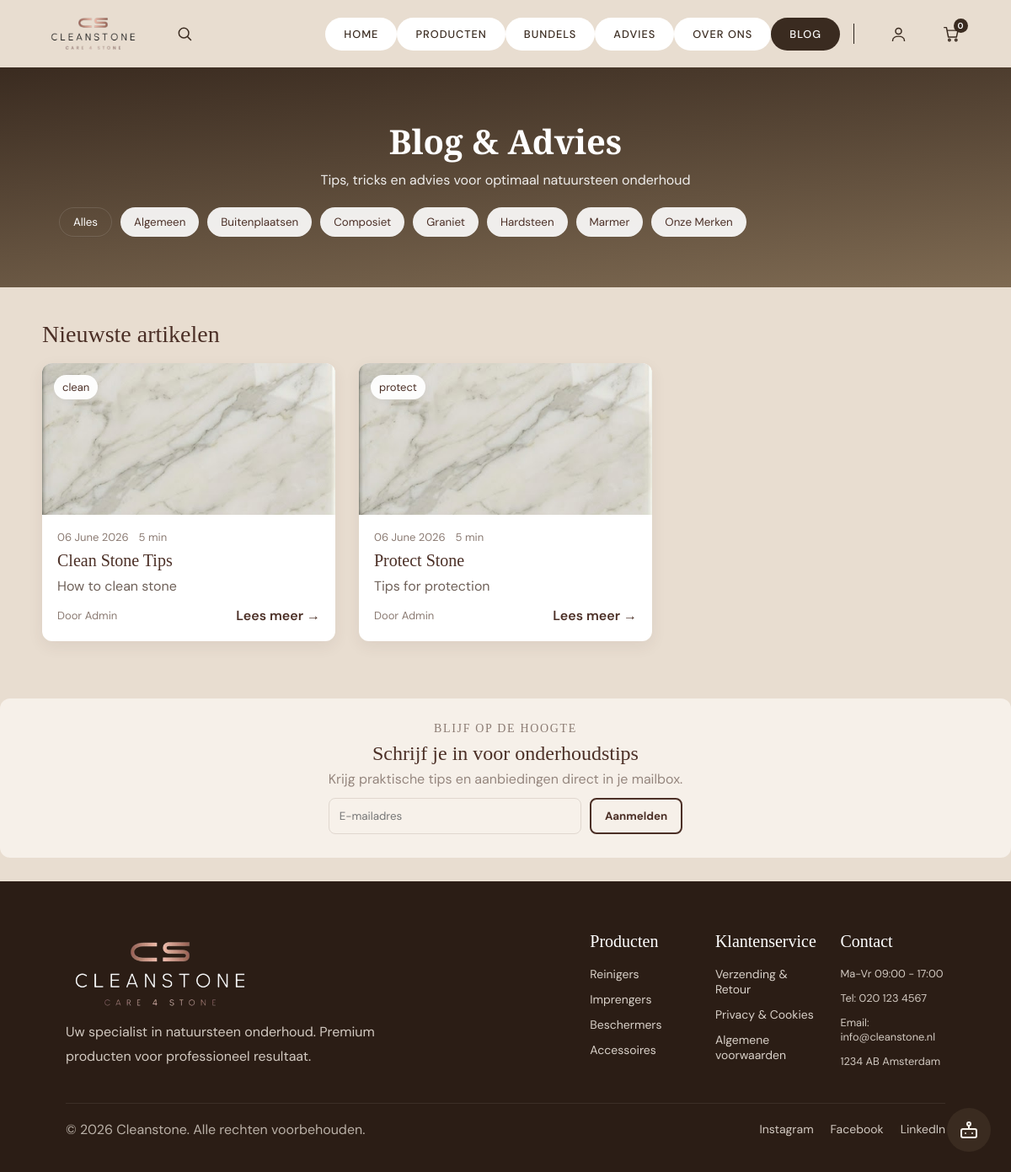
Page /blog on the committed database.
### tables this page shows
CREATE TABLE `blog` (
                        `blog_id` int(11) NOT NULL,
                        `title` varchar(45) NOT NULL,
                        `article` text NOT NULL,
                        `arthor` varchar(45) NOT NULL,
                        `tag` varchar(45) NOT NULL,
                        `date` timestamp NOT NULL DEFAULT current_timestamp(),
                        `image` varchar(255) DEFAULT NULL,
                        `excerpt` varchar(255) DEFAULT NULL
);

### controllers/BlogController.php (called while the page is built, shortened)
<?php
require_once __DIR__ . '/../repositories/BlogRepository.php';
class BlogController
{
    private BlogRepository $blogRepository;
    public function __construct($router)
    {
        $this->blogRepository = new BlogRepository();
    }
    public function pageBlog(): void
    {
        $blogs = $this->blogRepository->getAllPosts();
        $blogThemes = array_column($this->blogRepository->getBlogTags(), 'name');
        require __DIR__ . '/../public/blog.php';
    }
}

### index.php (called while the page is built, shortened)
<?php
require_once __DIR__ . '/Router.php';
$router = new Router();
$router->dispatch();

### config/db_config.php (called while the page is built)
<?php
return [
    'servername' => getenv('DB_HOST'),
    'username'   => getenv('DB_USER'),
    'password'   => getenv('DB_PASS'),
    'dbname'     => getenv('DB_NAME')
];

### controllers/DatabaseController.php (called while the page is built, shortened)
<?php
class DatabaseController
{
    private PDO $pdo;
    public function __construct()
    {
        $config = require __DIR__ . '/../config/db_config.php';
        try {
            $dsn = "mysql:host={$config['servername']};dbname={$config['dbname']};charset=utf8mb4";
            $this->pdo = new PDO($dsn, $config['username'], $config['password'], [
                PDO::ATTR_ERRMODE => PDO::ERRMODE_EXCEPTION,
                PDO::ATTR_DEFAULT_FETCH_MODE => PDO::FETCH_ASSOC,
            ]);
        } catch (PDOException $e) {
            die("Database connection failed: " . $e->getMessage());
        }
    }
    public function read(string $query, array $params = []): array
    {
        try {
            $stmt = $this->pdo->prepare($query);
            $stmt->execute($params);
            return $stmt->fetchAll(PDO::FETCH_ASSOC) ?: [];
        } catch (PDOException $e) {
            die("DB ERROR: " . $e->getMessage());
        }
    }
}

### repositories/BlogRepository.php (called while the page is built, shortened)
<?php
class BlogRepository
{
    private DatabaseController $db;
    public function __construct()
    {
        $this->db = new DatabaseController();
    }
    public function getAllPosts(): array
    {
        return $this->db->read(
            "SELECT b.blog_id,
                    b.title,
                    b.article,
                    b.arthor,
                    COALESCE(GROUP_CONCAT(bt.name ORDER BY bt.display_order ASC SEPARATOR ', '), b.tag) AS tag,
                    COALESCE(GROUP_CONCAT(bt.name ORDER BY bt.display_order ASC SEPARATOR '|'), b.tag) AS tag_keys,
                    b.image,
                    b.excerpt,
                    b.date
             FROM blog b
             LEFT JOIN blog_blogtags bbt ON b.blog_id = bbt.blog_id
             LEFT JOIN blogtags bt ON bbt.blogtag_id = bt.id
             GROUP BY b.blog_id, b.title, b.article, b.arthor, b.tag, b.image, b.excerpt, b.date
             ORDER BY b.date DESC"
        );
    }
    public function getBlogTags(): array
    {
        return $this->db->read('SELECT name FROM blogtags ORDER BY display_order ASC, name ASC');
    }
}

### public/blog.php (the view, shortened to what this page needs)
<!doctype html>
<html lang="nl">
<?php
$blogThemes = array_merge(['Alles'], $blogThemes ?? []);
?>
<head>
    <link rel="stylesheet" href="/public/css/main.css">
    <link rel="stylesheet" href="/public/css/header.css">
    <link rel="stylesheet" href="/public/css/footer.css">
    <link rel="stylesheet" href="/public/css/blog.css">
</head>
<body class="blog">
    <?php
    require_once __DIR__ . '/../component/header.php';
    ?>
    <main class="blog-page">
        <section class="blog-hero">
            <div class="container">
                <h1>Blog &amp; Advies</h1>
                <p class="lead">Tips, tricks en advies voor optimaal natuursteen onderhoud</p>
                <div class="filters">
                    <?php foreach ($blogThemes as $index => $theme): ?>
                        <button class="pill <?php echo $index === 0 ? 'active' : ''; ?>" type="button" data-filter="<?php echo htmlspecialchars($theme, ENT_QUOTES, 'UTF-8'); ?>">
                            <?php echo htmlspecialchars($theme); ?>
                        </button>
                    <?php endforeach; ?>
                </div>
            </div>
        </section>
        <section class="posts container">
            <h2 class="section-title">Nieuwste artikelen</h2>
            <div class="card-grid">
                <?php foreach (($blogs ?? []) as $item): ?>
                    <article class="post-card" data-themes="<?php echo htmlspecialchars($item['tag_keys'] ?? $item['tag'], ENT_QUOTES, 'UTF-8'); ?>">
                        <div class="media">
                            <img src="<?php echo htmlspecialchars($item['image'] ?? '/public/assets/schone_tegel.png'); ?>"
                                alt="<?php echo htmlspecialchars($item['title']); ?>">
                            <span class="cat"><?php echo htmlspecialchars($item['tag']); ?></span>
                        </div>
                        <div class="card-body">
                            <div class="meta">
                                <span class="date"><?php echo date('d F Y', strtotime($item['date'])); ?></span>
                                <span class="readtime">5 min</span>
                            </div>
                            <h3 class="post-title"><?php echo htmlspecialchars($item['title']); ?></h3>
                            <p class="excerpt">
                                <?php echo htmlspecialchars($item['excerpt'] ?? (function_exists('mb_strimwidth') ? mb_strimwidth($item['article'], 0, 110, '…') : substr($item['article'], 0, 110) . '…')); ?>
                            </p>
                            <div class="card-footer">
                                <span class="author">Door <?php echo htmlspecialchars($item['arthor']); ?></span>
                                <a class="read-more" href="/blog/<?php echo (int) $item['blog_id']; ?>">Lees meer →</a>
                            </div>
                        </div>
                    </article>
                <?php endforeach; ?>
            </div>
        </section>
        <section class="subscribe alt">
            <div class="container">
                <div class="subscribe-inner">
                    <h2>Blijf op de hoogte</h2>
                    <h2>Schrijf je in voor onderhoudstips</h2>
                    <p>Krijg praktische tips en aanbiedingen direct in je mailbox.</p>
                    <form class="subscribe-form" action="#" method="post">
                        <input type="email" name="email" placeholder="E-mailadres">
                        <button type="submit" class="btn-outline">Aanmelden</button>
                    </form>
                </div>
            </div>
        </section>
    </main>
    <?php
    require_once __DIR__ . '/../component/footer.php';
    ?>
    <?php require_once __DIR__ . '/../component/aiChat.php'; ?>
</body>
</html>

### Router.php (shortened to what this page needs)
<?php
class Router
{
    private array $routes = [];
    public function get(string $uri, callable $callback): void
    {
        $uri = rtrim($uri, '/');
        if ($uri === '') {
            $uri = '/';
        }
        $this->routes['GET'][$uri] = $callback;
    }
    public function post(string $uri, callable $callback): void
    {
        $uri = rtrim($uri, '/');
        $this->routes['POST'][$uri] = $callback;
    }
    public function dispatch(): void
    {
        $uri = parse_url($_SERVER['REQUEST_URI'], PHP_URL_PATH);
        $uri = rtrim($uri, '/');
        $method = $_SERVER['REQUEST_METHOD'];
        if (isset($this->routes[$method][$uri])) {
            call_user_func($this->routes[$method][$uri]);
            return;
        }
    }
}

### component/header.php (shortened to what this page needs)
<?php $currentUser = $_SESSION['user'] ?? null; ?>
<header>
    <nav>
        <div class="left">
            <div class="logo">
                <a href="/home" aria-label="Home">
                    <img src="/public/assets/logo-cleanstone.png" alt="Cleanstone">
                </a>
            </div>
            <button class="search-btn" aria-label="Zoeken">
                <svg width="20" height="20" viewBox="0 0 24 24" fill="none" stroke="currentColor" stroke-width="1.8"
                     stroke-linecap="round">
                    <circle cx="11" cy="11" r="7"/>
                    <line x1="21" y1="21" x2="16.65" y2="16.65"/>
                </svg>
            </button>
        </div>
        <ul>
            <li><a href="/home">HOME</a></li>
            <li><a href="/producten">PRODUCTEN</a></li>
            <li><a href="/bundels">BUNDELS</a></li>
            <li><a href="/advies">ADVIES</a></li>
            <li><a href="/overons">OVER ONS</a></li>
            <li><a href="/blog">BLOG</a></li>
        </ul>
        <div class="right">
            <a class="icon-btn" href="<?php echo $currentUser ? '/account' : '/login'; ?>" aria-label="Account">
                <svg width="21" height="21" viewBox="0 0 24 24" fill="none" stroke="currentColor" stroke-width="1.7"
                     stroke-linecap="round">
                    <circle cx="12" cy="8" r="4"/>
                    <path d="M4 21c0-4 4-6 8-6s8 2 8 6"/>
                </svg>
            </a>
            <a href="/winkelwagen" class="icon-btn cart" aria-label="Winkelwagen">
                <svg width="21" height="21" viewBox="0 0 24 24" fill="none" stroke="currentColor" stroke-width="1.7"
                     stroke-linecap="round" stroke-linejoin="round">
                    <circle cx="9" cy="20" r="1.4"/>
                    <circle cx="18" cy="20" r="1.4"/>
                    <path d="M2 3h3l2.6 13h11l2-9H6"/>
                </svg>
                <span class="badge">0</span>
            </a>
        </div>
    </nav>
</header>

### component/footer.php
<footer class="site-footer">
    <div class="footer-inner">
        <div class="footer-brand">
            <div class="logo-mark-footer">
                <img src="/public/assets/logo_footer.png" alt="Cleanstone Logo">
                <p class="footer-note">Uw specialist in natuursteen onderhoud. Premium producten voor professioneel resultaat.</p>
            </div>
        </div>
        <div class="footer-links">
            <div>
                <h4>Producten</h4>
                <ul>
                    <li><a href="#">Reinigers</a></li>
                    <li><a href="#">Imprengers</a></li>
                    <li><a href="#">Beschermers</a></li>
                    <li><a href="#">Accessoires</a></li>
                </ul>
            </div>
            <div>
                <h4>Klantenservice</h4>
                <ul>
                    <li><a href="#">Verzending &amp; Retour</a></li>
                    <li><a href="#">Privacy &amp; Cookies</a></li>
                    <li><a href="#">Algemene voorwaarden</a></li>
                </ul>
            </div>
            <div>
                <h4>Contact</h4>
                <ul>
                    <li>Ma-Vr 09:00 - 17:00</li>
                    <li>Tel: 020 123 4567</li>
                    <li>Email: info@cleanstone.nl</li>
                    <li>1234 AB Amsterdam</li>
                </ul>
            </div>
        </div>
    </div>
    <div class="footer-bottom">
        <p>© 2026 Cleanstone. Alle rechten voorbehouden.</p>
        <div class="footer-social">
            <a href="#">Instagram</a>
            <a href="#">Facebook</a>
            <a href="#">LinkedIn</a>
        </div>
    </div>
</footer>

### component/aiChat.php (shortened to what this page needs)
<div id="AiChat-button">
</div>

### public/css/main.css (style rules this page uses)
:root { --title-font: "Playfair Display", serif; --body-font: 'DM Sans', sans-serif; --charcoal-clay: #3A2B20; --rustic-taupe: #7E6A52; --warm-beige: #B89C82; --creamy-taupe: #DACFB6; --soft-white: #F9F5ED; --white: #fff; --green: #00C950; --title-size: 2rem; --page-title-size: 3.5rem; --section-title-size: 1rem; --small-title-size: 1.25rem; --paragraph-size: 1rem; --list-text-size: 0.8rem; --button-size: 0.95rem; --badge-size: 0.8rem; }
* { box-sizing: border-box; margin: 0; padding: 0; }
h1, h2, h3, h4, h5, h6 { font-family: var(--title-font); font-weight: 500; }
p, ul, ol, dl, dt, dd ,a, span, button, input, textarea { font-family: var(--body-font); }
p { font-size: var(--paragraph-size); }
body { font-family: var(--body-font); padding-top: 80px; background-color: #E8DDD0; color: var(--charcoal-clay); }
#AiChat-button { width: 52px; height: 52px; border-radius: 50%; background: var(--charcoal-clay); display: flex; align-items: center; justify-content: center; cursor: pointer; position: fixed; bottom: 1.5rem; right: 1.5rem; transition: background 0.2s; z-index: 1000; }
#AiChat-button svg { stroke: var(--soft-white); }

### public/css/header.css (style rules this page uses)
header { position: fixed; top: 0; left: 0; width: 100%; height: 80px; z-index: 1000; }
nav { display: flex; align-items: center; justify-content: space-between; width: 90%; height: 100%; margin: 0 auto; max-width: 1300px; }
.left { display: flex; align-items: center; gap: 48px; }
.logo { display: flex; flex-direction: column; align-items: center; line-height: 1; }
.logo img { height: 50px; object-fit: contain; }
.logo a { display: flex; align-items: center; text-decoration: none; color: inherit; background: transparent; padding: 0; border-radius: 0; }
.search-btn { background: none; border: none; cursor: pointer; color: var(--charcoal-clay); display: flex; align-items: center; }
nav ul { margin-left: auto; margin-right: 1rem; display: flex; list-style: none; padding: 0; }
nav li { display: inline-block; }
nav a { display: inline-block; text-decoration: none; color: var(--charcoal-clay); font-size: var(--list-text-size); font-weight: 500; letter-spacing: 1px; padding: 11px 22px; border-radius: 30px; transition: background-color .2s ease, color .2s ease; background: white; }
nav a:hover, nav a.active { color: var(--white); background: var(--charcoal-clay); }
.right { display: flex; align-items: center; gap: 20px; }
.icon-btn { background: none; border: none; cursor: pointer; color: var(--charcoal-clay); display: flex; align-items: center; }
.cart { position: relative; padding: 0; }
.cart .badge { position: absolute; top: -8px; right: -9px; background: var(--charcoal-clay); color: var(--white); font-size: 10px; font-weight: 600; width: 17px; height: 17px; border-radius: 50%; display: flex; align-items: center; justify-content: center; }

### public/css/footer.css (style rules this page uses)
.site-footer { background: #2b1d15; color: #f6efe6; padding: 60px 20px 40px; }
.footer-inner { width: 90%; max-width: 1300px; margin: 0 auto; display: grid; grid-template-columns: 1.4fr 1fr; gap: 32px; align-items: start; }
.footer-brand { display: flex; gap: 18px; align-items: flex-start; }
.logo-mark-footer img { height: 100px; object-fit: contain; }
.footer-note { margin:0; color: rgba(246,239,230,0.82); line-height: 1.8; max-width: 380px; }
.footer-links { display:grid; grid-template-columns: repeat(3, minmax(0, 1fr)); gap: 24px; }
.footer-links h4 { font-size: var(--small-title-size); margin:0 0 18px; color: #fff; }
.footer-links ul { list-style:none; margin:0; padding:0; display:grid; gap: 12px; }
.footer-links a { color: rgba(246,239,230,0.86); text-decoration:none; font-size: 14px; }
.footer-links li { color: rgba(246,239,230,0.82); font-size: var(--list-text-size); }
.footer-bottom { width: 90%; max-width: 1300px; margin: 40px auto 0; display:flex; align-items:center; justify-content:space-between; gap: 20px; border-top: 1px solid rgba(255,255,255,0.08); padding-top: 20px; color: rgba(246,239,230,0.7); font-size: 14px; }
.footer-social { display:flex; gap: 20px; flex-wrap: wrap; }
.footer-social a { color: rgba(246,239,230,0.82); text-decoration:none; }

### rows in the picture
blog: image (picture), tag "clean", date "06 June 2026", title "Clean Stone Tips", excerpt "How to clean stone", arthor "Admin"
blog: image (picture), tag "protect", date "06 June 2026", title "Protect Stone", excerpt "Tips for protection", arthor "Admin"

### other values in the picture
$theme "Alles"
$theme "Algemeen"
$theme "Buitenplaatsen"
$theme "Composiet"
$theme "Graniet"
$theme "Hardsteen"
$theme "Marmer"
$theme "Onze Merken"
